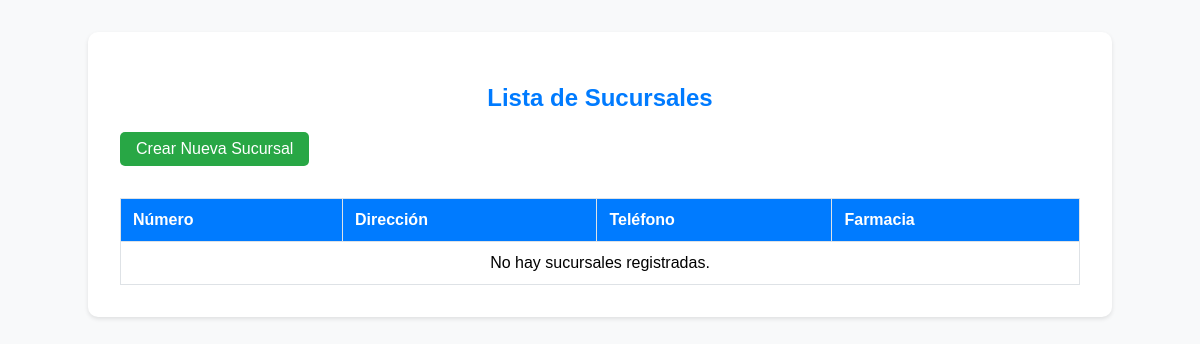
Page /sucursales/ on the earlier database version.
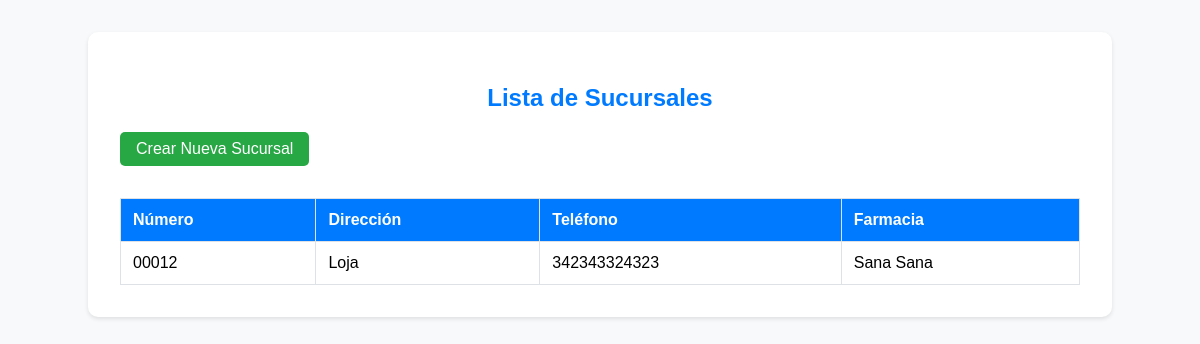
Same page on the later database version.
### FarmAPE/models.py (models this page shows, shortened)
class Sucursal(models.Model):
    numeroSucursal = models.CharField(max_length=50)
    direccion = models.TextField()
    telefono = models.CharField(max_length=20)
    farmacia = models.ForeignKey(Farmacia, related_name='sucursales', on_delete=models.CASCADE)

class Farmacia(models.Model):
    nombre = models.CharField(max_length=100)
    direccion = models.TextField()
    telefono = models.CharField(max_length=20)

### FarmAPE/views.py (the view)
# urls.py: path('sucursales/', ListaSucursalesView.as_view(), name='lista_sucursales'),
class ListaSucursalesView(ListView):
    model = Sucursal
    template_name = 'surcursal_list.html'
    context_object_name = 'sucursales'

### templates/surcursal_list.html (shortened to what this page needs)
<!DOCTYPE html>
<html lang="es">
<head>
</head>
<body>
    <div class="container">
        <h2>Lista de Sucursales</h2>
        <a href="{% url 'crear_sucursal' %}" class="btn">Crear Nueva Sucursal</a>
        <table>
            <thead>
                <tr>
                    <th>Número</th>
                    <th>Dirección</th>
                    <th>Teléfono</th>
                    <th>Farmacia</th>
                </tr>
            </thead>
            <tbody>
                {% for sucursal in sucursales %}
                <tr>
                    <td>{{ sucursal.numeroSucursal }}</td>
                    <td>{{ sucursal.direccion }}</td>
                    <td>{{ sucursal.telefono }}</td>
                    <td>{{ sucursal.farmacia.nombre }}</td>
                </tr>
                {% empty %}
                <tr>
                    <td colspan="4" style="text-align: center;">No hay sucursales registradas.</td>
                </tr>
                {% endfor %}
            </tbody>
        </table>
    </div>
</body>
</html>

Differences in the rows shown:
added Sucursal: numeroSucursal "00012", direccion "Loja", telefono "342343324323", farmacia.nombre "Sana Sana"
Other differences:
text no longer shown: "No hay sucursales registradas."
